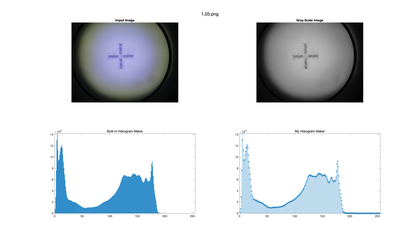
%> input picture After IBG/histogram examples/1_10 Scale/h_Result_1,03.png, 420 x 239 px, shrunk from 3000 x 1710 before the run, given in place of 1,03.png, which was not available
$ octave histogram_1_10_scale.m   (GNU Octave 9; MATLAB toolbox functions it lacks are replaced by stand-ins)
%> lines starting %> are read from the running program, lines starting %| are printed output that depends on the picture; pictures that were not available may be replaced by others from this repository, and a replacement may not be noted
### After IBG/histogram examples/1_10 Scale/histogram_extracted.m
function y = histogram_extracted(im,name)
% make a function with input rgb image and the name of the image for plot

    gray_scaled = rgb2gray(im); % gray scale transition

    % my own histogram extracting method (ZOY)
    L = 256; % the gray scale length
    h = zeros(1,L);  % histogram array creation
    [r , c] = size(gray_scaled); % size of the image extraction

    for i = 1 : r % for loop for rows
        for j = 1 : c % for loop for columns

            px = gray_scaled(i, j); % extracting of pixel value
            h(px + 1) = h(px + 1) + 1; % filling the histogram array

        end
    end

    % built-in image histogram maker
    [counts, gLevels] = imhist(gray_scaled);


    y = figure('Position', get(0, 'Screensize')); % make the plot full screen
    sgtitle(name); % title of the plot

    subplot(221); % create subplot
    imshow(im); % fill the first subplot
    title("Imput Image"); % subplot title

    subplot(222);
    imshow(gray_scaled); % fill the second subplot
    title("Gray Scale Image"); % subplot title

    subplot(223);
    bar(gLevels, counts); % fill the third subplot
    xlim([0, max(gLevels)]); % x and y axis limits
    ylim([0, max(counts)])
    subtitle("Built-In Histogram Maker"); % subplot title

    subplot(224);
    stem(h,"*"); % fill the last subplot
    xlim([0, max(gLevels)]); % x and y axis limits
    ylim([0, max(counts)])
    subtitle("My Histogram Maker"); % subplot title

end

### After IBG/histogram examples/1_10 Scale/histogram_1_10_scale.m
clc
close all
clear all

im1 = imread("1,03.png"); % read image
%> im1 is the input picture: size 239x420x3 uint8; mean R, G, B 220.4, 223.7, 226.9
saveas(histogram_extracted(im1,"1,03.png") ,"h_Result_1,03.png"); % call the function and save the results as a .png file
%> after the loop in histogram_extracted, `for i = 1 : r`: h = 256 values, max 74255 at index 255, min 0 at index 256, mean 392.1
%> in histogram_extracted, `[counts, gLevels] = imhist(gray_scaled);`: counts = 256 values, max 73195 at index 256, min 8 at index 66, mean 392.1; gLevels = 256 values from 0 to 255
%> in histogram_extracted, `ylim([0, max(counts)])`:
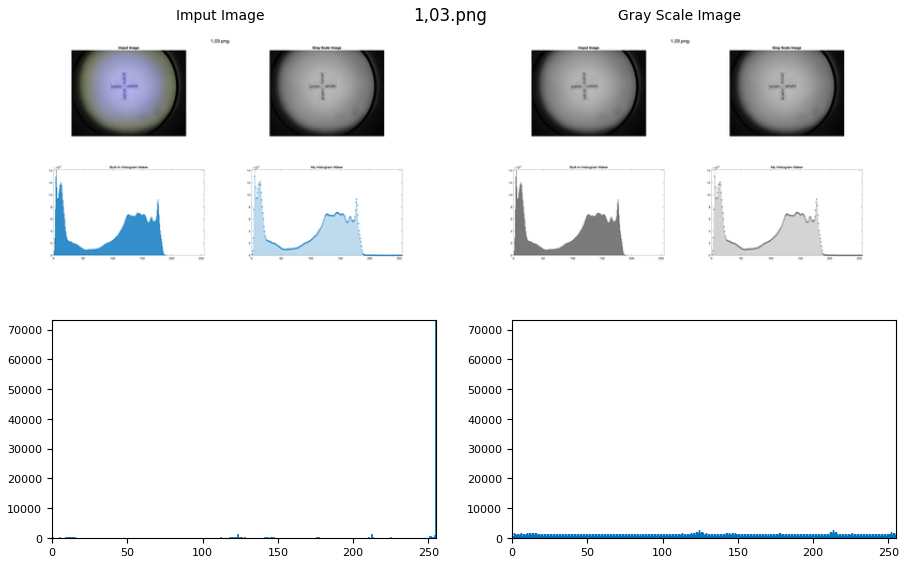
%> figure redrawn from the program's plot data, 4 panels

im2 = imread("2.png");
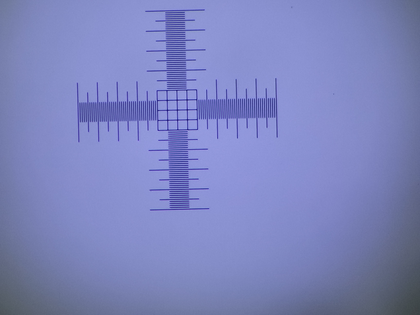
%> input picture After IBG/histogram examples/1_10 Scale/2.png, 420 x 315 px, shrunk from 3264 x 2448 before the run
%> im2 is the input picture: size 315x420x3 uint8; mean R, G, B 125, 132.3, 189.5
saveas(histogram_extracted(im2, "2.png"),"h_Result_2.png");

im3 = imread("3,05.png");
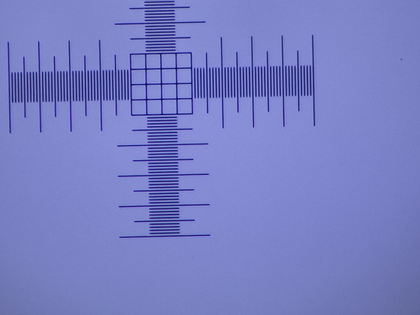
%> input picture After IBG/histogram examples/1_10 Scale/3,05.png, 420 x 315 px, shrunk from 3264 x 2448 before the run
%> im3 is the input picture: size 315x420x3 uint8; mean R, G, B 120, 126.5, 196.8
saveas(histogram_extracted(im3, "3,05.png"),"h_Result_3,05.png");
%> call 3 of histogram_extracted, with name = '3,05.png'
%> in histogram_extracted (call 3), `gray_scaled = rgb2gray(im);`:
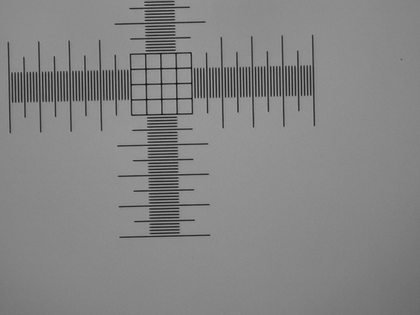
%> gray_scaled: size 315x420 uint8; min 19, max 171, mean 132.7
%> after the loop in histogram_extracted (call 3), `for i = 1 : r`: h = 256 values, max 8832 at index 142, min 0 at index 1, mean 516.8
%> in histogram_extracted (call 3), `[counts, gLevels] = imhist(gray_scaled);`: counts has the same summary as h

im4 = imread("4,02.png");
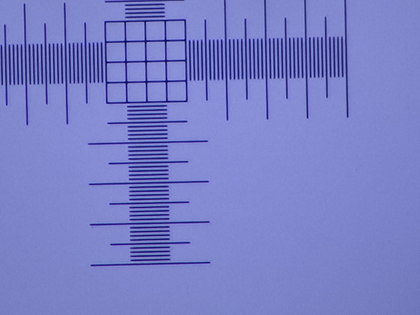
%> input picture After IBG/histogram examples/1_10 Scale/4,02.png, 420 x 315 px, shrunk from 3264 x 2448 before the run
%> im4 is the input picture: size 315x420x3 uint8; mean R, G, B 120.5, 126.7, 199.2
saveas(histogram_extracted(im4, "4,02.png"),"h_Result_4,02.png");
%> call 4 of histogram_extracted, with name = '4,02.png'
%> in histogram_extracted (call 4), `gray_scaled = rgb2gray(im);`:
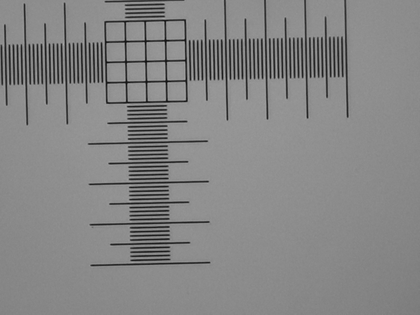
%> gray_scaled: size 315x420 uint8; min 16, max 174, mean 133.1
%> after the loop in histogram_extracted (call 4), `for i = 1 : r`: h = 256 values, max 9335 at index 143, min 0 at index 1, mean 516.8
%> in histogram_extracted (call 4), `[counts, gLevels] = imhist(gray_scaled);`: counts has the same summary as h
%> in histogram_extracted (call 4), `ylim([0, max(counts)])`:
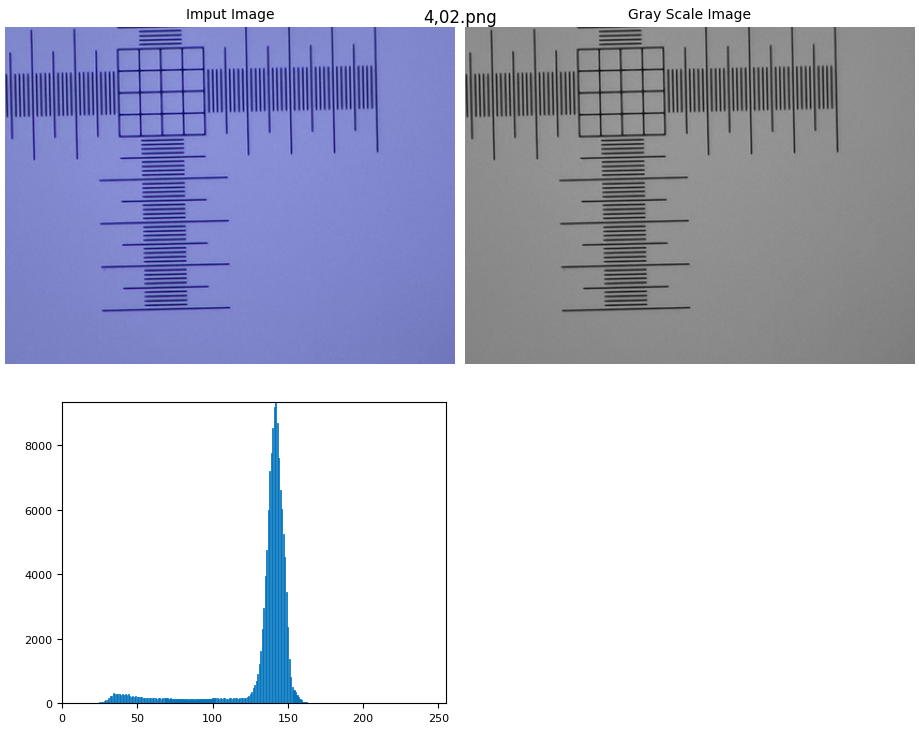
%> figure redrawn from the program's plot data, 3 panels
%> the run ends on the next line
